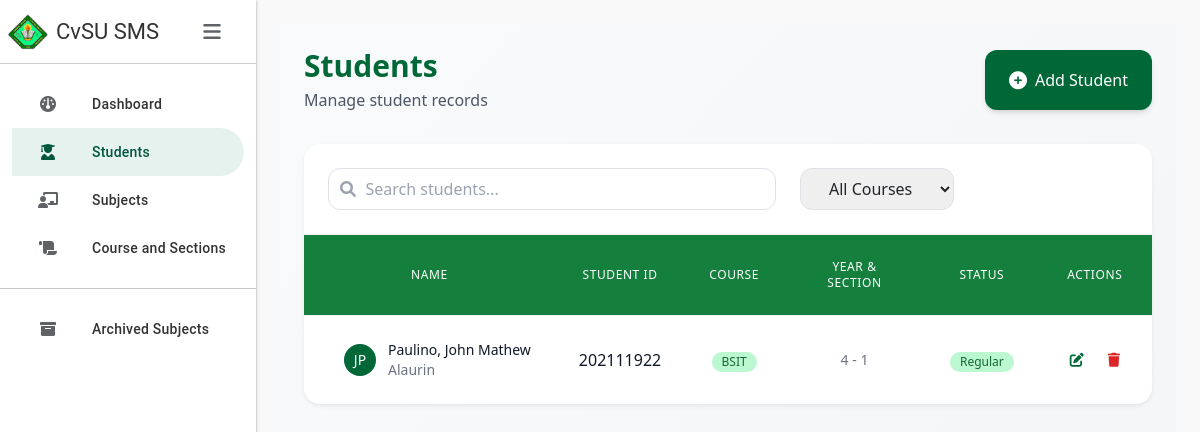
The page /students/ on the database its author committed.
### SMSapp/models.py (models this page shows, shortened)
class Student(models.Model):
    STATUS_CHOICES = [
        ('R', 'Regular'),
        ('I', 'Irregular')
    ]
    student_id = models.CharField(max_length=20, primary_key=True)
    last_name = models.CharField(max_length=50)
    first_name = models.CharField(max_length=50)
    middle_name = models.CharField(max_length=50, blank=True, null=True)
    course = models.ForeignKey(Course, on_delete=models.SET_NULL, null=True)
    year_level = models.PositiveSmallIntegerField()
    section = models.CharField(max_length=20)
    date_added = models.DateTimeField(auto_now_add=True)
    status = models.CharField(max_length=1, choices=STATUS_CHOICES, default='R')
    objects = StudentManager()

class Course(models.Model):
    course_abv = models.CharField(max_length=10, primary_key=True)
    course_name = models.CharField(max_length=100)

### SMSapp/views.py (the view)
# urls.py: path('students/', views.students, name='students'),
def students(request):
    students = Student.objects.all().select_related('course')
    courses = Course.objects.all()
    return render(request, 'students.html', {'students': students, 'courses': courses})

### SMSapp/templates/students.html (shortened to what this page needs)
{% extends 'base.html' %}
{% load static %}
{% load custom_filters %}
{% block content %}
<div class="p-6 bg-gradient-to-br from-gray-50 to-gray-100 min-h-screen">
    <div class="flex justify-between items-center mb-8">
        <div>
            <h2 class="text-3xl font-bold text-[#006837]">Students</h2>
            <p class="text-gray-600 mt-1">Manage student records</p>
        </div>
        <button type="button"
                class="group px-6 py-3 bg-[#006837] hover:bg-[#2d8653] text-white rounded-xl transition-all duration-200 flex items-center gap-2 shadow-md hover:shadow-xl"
                onclick="openModal()">
            <i class="fas fa-plus-circle text-lg"></i>
            <span class="font-medium">Add Student</span>
        </button>
    </div>
    <div class="bg-white rounded-2xl shadow-sm overflow-hidden">
        <div class="p-6 border-b border-gray-100">
            <div class="flex items-center gap-4">
                <div class="relative flex-1 max-w-md">
                    <input type="text"
                           id="searchInput"
                           placeholder="   Search students..."
                           class="w-full px-4 py-2 pl-10 pr-4 rounded-xl border border-gray-200 focus:ring-2 focus:ring-[#006837]/20 focus:border-[#006837]">
                    <i class="fas fa-search absolute left-3 top-1/2 -translate-y-1/2 text-gray-400"></i>
                </div>
                <select id="courseFilter"
                        class="px-4 py-2 rounded-xl border border-gray-200 focus:ring-2 focus:ring-[#006837]/20 focus:border-[#006837]"
                        onchange="filterStudents()">
                    <option value="">All Courses</option>
                </select>
            </div>
        </div>
        <div class="overflow-x-auto">
            <table class="w-full">
                <thead class="bg-green-700 border-b border-gray-100">
                    <tr>
                        <th class="px-6 py-4 text-center text-xs font-medium text-white uppercase tracking-wider">Name</th>
                        <th class="px-6 py-4 text-center text-xs font-medium text-white uppercase tracking-wider">Student ID</th>
                        <th class="px-6 py-4 text-center text-xs font-medium text-white uppercase tracking-wider">Course</th>
                        <th class="px-6 py-4 text-center text-xs font-medium text-white uppercase tracking-wider">Year & Section</th>
                        <th class="px-6 py-4 text-center text-xs font-medium text-white uppercase tracking-wider">Status</th>
                        <th class="px-6 py-4 text-center text-xs font-medium text-white uppercase tracking-wider">Actions</th>
                    </tr>
                </thead>
                <tbody class="divide-y divide-gray-100">
                    {% for student in students %}
                    <tr data-student-id="{{ student.student_id }}" class="hover:bg-green-100 transition-colors">
                        <td class="px-6 py-4 whitespace-nowrap cursor-pointer" onclick="window.location.href='{% url 'student_info' student.student_id %}'">
                            <div class="flex items-center justify-start ml-4">
                                <div class="h-8 w-8 rounded-full bg-[#006837] flex items-center justify-center text-white font-medium text-sm">
                                    {{ student.first_name|slice:":1" }}{{ student.last_name|slice:":1" }}
                                </div>
                                <div class="ml-3">
                                    <div class="text-sm font-medium text-gray-900">{{ student.last_name }}, {{ student.first_name }}</div>
                                    <div class="text-sm text-gray-500">{% if student.middle_name %}{{ student.middle_name }}{% endif %}</div>
                                </div>
                            </div>
                        </td>
                        <td class="px-6 py-4 whitespace-nowrap text-center">
                            <span class="font-medium text-gray-900">{{ student.student_id }}</span>
                        </td>
                        <td class="px-6 py-4 whitespace-nowrap text-center">
                            <span class="inline-flex items-center px-2.5 py-0.5 rounded-full text-xs font-medium bg-green-200 text-green-800">
                                {{ student.course.course_abv }}
                            </span>
                        </td>
                        <td class="px-6 py-4 whitespace-nowrap text-sm text-gray-500 text-center">
                            {{ student.year_level }} - {{ student.section }}
                        </td>
                        <td class="px-6 py-4 whitespace-nowrap text-center">
                            <span class="inline-flex items-center px-2.5 py-0.5 rounded-full text-xs font-medium {% if student.status == 'R' %}bg-green-200 text-green-800{% else %}bg-yellow-200 text-yellow-800{% endif %}">
                                {% if student.status == 'R' %}Regular{% else %}Irregular{% endif %}
                            </span>
                        </td>
                        <td class="px-6 py-4 whitespace-nowrap text-sm">
                            <div class="flex items-center justify-center gap-2">
                                <button onclick="editStudent('{{ student.student_id }}')"
                                        class="p-2 text-[#006837] hover:bg-green-50 rounded-lg transition-colors">
                                    <i class="fas fa-edit"></i>
                                </button>
                                <button onclick="deleteStudent('{{ student.student_id }}')"
                                        class="p-2 text-red-600 hover:bg-red-50 rounded-lg transition-colors">
                                    <i class="fas fa-trash"></i>
                                </button>
                            </div>
                        </td>
                    </tr>
                    {% empty %}
                    <tr>
                        <td colspan="6" class="px-6 py-4 text-center text-gray-500">
                            No students found.
                        </td>
                    </tr>
                    {% endfor %}
                </tbody>
            </table>
        </div>
    </div>
</div>
{% endblock %}

### SMSapp/templates/base.html (style rules this page uses)
:root { --gc-primary: #00563F; --gc-secondary: #E6F2EE; --gc-text: #333333; --gc-border: #CCCCCC; --gc-hover: #F5F9F7; --sidebar-width: 256px; --sidebar-collapsed-width: 72px; }
body { background-color: #f9f9f9; overflow-x: hidden; }

### rows shown on the page
Student: first_name "J", last_name "P", last_name "Paulino", first_name "John Mathew", middle_name "Alaurin", student_id "202111922", course.course_abv "BSIT", year_level "4", section "1", status "Regular"
